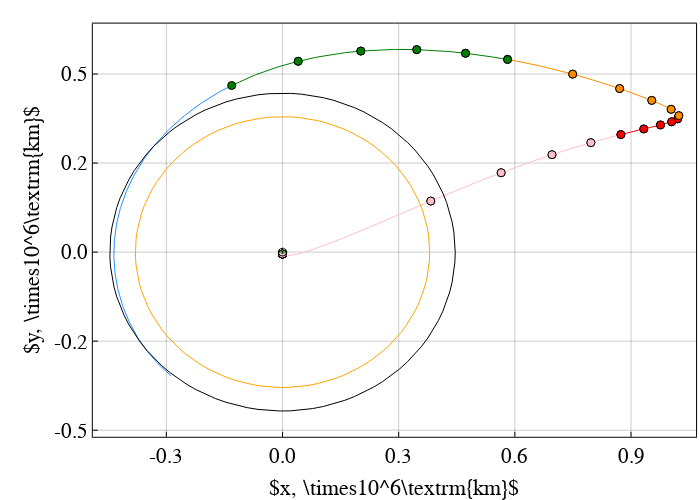

Source (notebook cell):
### Markdown cell above
## multiple shooting decomposition

### Code cell
pcart = plot(
    size=(700,500), frame_style=:box, aspect_ratio=:equal, grid=0.4, legend=false, 
    xlabel=L"x, \times10^6\textrm{km}", ylabel=L"y, \times10^6\textrm{km}",
    colorbar_titlefontsize=fs,
    fontsize=fs, xlabelfontsize=fs, ylabelfontsize=fs, xtickfontsize=fs-1, ytickfontsize=fs-1, legendfontsize=fs-1
);

arcs_color = Dict(
    "xlr_bck_arc" => :navy, 
    "xlr_fwd_arc" => :pink,
    "mid_bck_arc" => :red1, 
    "mid_fwd_arc" => :darkorange, 
    "lpo_arc" => :green
)

# plot!(hcat(sol_.u...)[1,:], hcat(sol_.u...)[2,:], color=:black, label="backward(from LLO):0.001", set_aspect=:equal, size=(700,700))

# ballistic legs
for sol_ballistic in sols_ballistic
    plot!(pcart, (hcat(sol_ballistic.u...)[1,:].-param3b.as).*param3b.lstar, hcat(sol_ballistic.u...)[2,:].*param3b.lstar, c=:dodgerblue, label=false)
end

# trajectory
# for i = 1:length(sol_param_list)
#     sol, _, name = sol_param_list[i]
#     #if name == "mid_bck_arc" || name == "mid_fwd_arc" || name == "lpo_arc"
#     plot!(pcart, sol[1,:], sol[2,:], 
#         linewidth=1.5, label="$name", c=arcs_color[name])
#     #end
# end

# trajectory
# starting from 2, excluding the first LEO arc now...
for i = 1:length(sol_param_list)
    sol, _, name = sol_param_list[i]
    plot!(pcart, (sol[1,:] .- param3b.as) .* param3b.lstar , sol[2,:].*param3b.lstar, label="$name", c=arcs_color[name])
    scatter!(pcart, 
        [(sol[1,1]-param3b.as)*param3b.lstar, (sol[1,end] - param3b.as)*param3b.lstar], 
        [sol[2,1]*param3b.lstar, sol[2,end]*param3b.lstar], label=false, c=arcs_color[name], marker=:circle)
end

# control node
# scatter!(pcart, [x_mid[1]], [x_mid[2]], marker=:circle, color=:black, label="MP")
# scatter!(pcart, [param3b.as], [0.0], marker=:circle, color=:black)

# plot the earth when the initial guess is terminated 
# θm0 = π - (θsf - param3b.oms * tof)
# e0x = param3b.as - param3b.mu2*cos(θm0)
# e0y = - param3b.mu2 * sin(θm0)
# earth0 = plot_circle(6375/param3b.lstar, e0x, e0y)

# plot!(pcart, earth0[1,:], earth0[2,:], c=:red, lw=1.0, label="earth")
# scatter!(pcart, [e0x], [e0y], color=:red, markersize=2.5)


plot!(pcart, earth[1,:], earth[2,:], c=:green, lw=1.0, label="earth")
plot!(pcart, earth_ub[1,:], earth_ub[2,:], c=:black, lw=1.0, label="earth")
plot!(pcart, earth_lb[1,:], earth_lb[2,:], c=:black, lw=1.0, label="earth")

plot!(pcart, moon[1,:], moon[2,:], c=:orange, lw=1.0, label="moon")
plot!(pcart, moon_soi_outer[1,:], moon_soi_outer[2,:], c=:black, lw=1.0, label="moon_soi_outer",
    xaxis=(formatter=x->string(round(x / 10^6; digits=2))),
    yaxis=(formatter=y->string(round(y / 10^6; digits=1))),
)
# savefig("multi_shooting.png")
